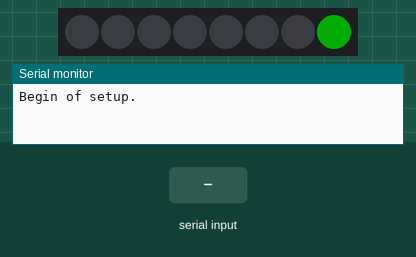
This sketch was run on a simulated Arduino Uno, built with avr-gcc and run on an emulated ATmega328P. Shown: 8 RGB LEDs in strip order, left to right, the last lines printed to the serial monitor. The test bench sets the inputs (shaded band). Dim RGB values are drawn brighter than linear.

Above: at 0.01 s.
At 0.36 s:
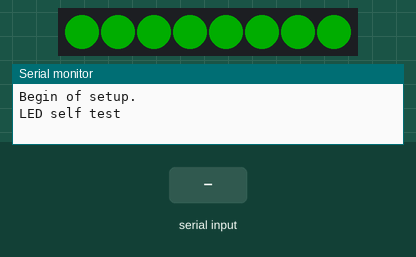
2.7 s: byte 30 received over Serial
4.2 s: byte 90 received over Serial
5.7 s: byte 120 received over Serial
Timing chart, 0 to 8.7 s (numbered marks = the images above; inputs shaded):
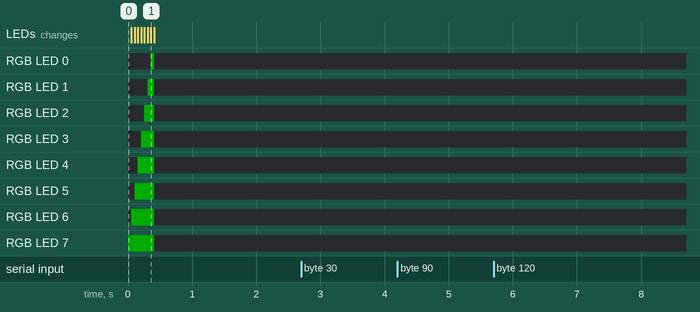

The sketch:

arduino.ino
```cpp
#include "Adafruit_NeoPixel.h"
#ifdef __AVR__
  #include <avr/power.h>
#endif

/*
Fixed length messages, 10 bytes long

Byte    Description

0       Always 0x02   (= begin of message)
1       Command
2-9     Parameters


Command     Description       Parameters

0x10        All OFF           None (all 00)
0x20        Selftest          None (all 00)
0x30        Setup one led     Position, Color
0x40        ProgressBar       Progress, Color
0x50        Set brightness    Brightness


Position = 1 byte (1 = the first LED, starting from the left)
Color =  3 bytes (R, G & B)
Brightness = 1 byte, percentage, between 0 and 100
Progress = 1 byte, percentage between 0 and 100


Examples

0x02 0x30 0x04 0x00 0xFF 0x00 0x00 0x00 0x00 0x00     = turn LED 4 to 100% green
0x02 0x40 0x50 0xFF 0x00 0x00 0x00 0x00 0x00 0x00     = show 50% progress bar (i.e 4 LEDs) in 100% red

*/

const int LEDCOUNT = 8;   // LED 7 is the first one on the left, LED 0 is the first one on the right
const int ARRAYSIZE = 10;
const int TIMEOUT = 2000; //in millisec

int inByte[ARRAYSIZE]= {0,0,0,0,0,0,0,0,0,0};    // for storing incoming serial bytes
int startByte = 0x02;                            // Every message begins with this
int i = 0;

Adafruit_NeoPixel leds = Adafruit_NeoPixel(8, 5, NEO_GRB + NEO_KHZ800);

void printRawData(byte b, int index)
{
  Serial.print(F("Index = "));
  Serial.print(index);
  Serial.print(F(" Value = ["));
  Serial.print(b, HEX);
  Serial.println(F("]"));
}

void resetArray()
{
   // Serial.println(F("Reset array"));
   for(int j=0;j<ARRAYSIZE;j++)
   {
      // Serial.print(j);
       inByte[j] = 0;
   };
   // Serial.println(F("Reset array completed"));
}

int receiveMessageFromDragon()
{
   long start_time = millis();
   int currentIndex = 0;
   resetArray();
   byte currentByte;

   while (true)
   {
      if ((millis() - start_time) > TIMEOUT)  // we should get a complete message in a short period of time
      {
        Serial.println(F("Error - communication lost..."));
	      return 2;
      };
      if (Serial.available() > 0)
      {
         currentByte = Serial.read();
         inByte[currentIndex] = currentByte;

         printRawData(currentByte, currentIndex);

         if (currentIndex == 0 && currentByte != startByte)  // a new message should always start with the specified start byte
         {
            Serial.println(F("Error - message should start with 0x02..."));
	          return 2;
         };
         if (currentIndex > (ARRAYSIZE - 1) )   // message looks longer than expected
         {
            Serial.println(F("Error - message looks longer than expected..."));
            return 4;
         };
         if (currentIndex == (ARRAYSIZE - 1) ) // message has been received as expected
         {
            Serial.println(F("Message received..."));
            return 0;  // full message received
         };
         currentIndex = currentIndex + 1;  // just keep going with parsing
      };
   };
}

void ledsTest()
{
  Serial.println(F("LED self test"));
  for (int i=7; i>=0; i--)
  {
     leds.setPixelColor(i, 0x00FF00);    // Full green
     leds.show();
     delay(50);
  };
  for (int i=7; i>=0; i--)
  {
     leds.setPixelColor(i, 0x000000);    // Full green
     leds.show();
  };
}

void ledsReset()
{
  Serial.println(F("LED reset"));
  for (int i=7; i>=0; i--)
  {
     leds.setPixelColor(i, 0x000000);   // all OFF
  }
  leds.show();
}

void setupOneLed()
{
  Serial.println(F("Setup one single LED"));
  leds.setPixelColor(inByte[2],inByte[3],inByte[4],inByte[5]);  // first parameter is between 0 and 9 and indicates which LED you are setting.
                                                                // next 3 parms are red/green/blue that vary between 0 (off) and 255 (full on)
  leds.show();
}

void showProgress()
{
  Serial.println(F("Progress bar"));
  for (int i=7; i>=0; i--)
  {
     leds.setPixelColor(i, 0x000000);   // all OFF
  }
  int upTo = map(inByte[2], 0, 100, 0, 7) - 1;
  // Serial.println(upTo);
  for (int i=7; i>=upTo; i--)
  {
     leds.setPixelColor(i, inByte[3], inByte[4], inByte[5]);
  }
  leds.show();
}

void setBrigthness()
{
  leds.setBrightness(inByte[2]);
  leds.show();
}

void processCommand()
{
   switch (inByte[1])
   {
      case 0x10:  // all OFF
	       ledsReset();
         break;
	    case 0x20:  // test all LEDs
	       ledsTest();
         break;
	    case 0x30:  // control a single LED
	       setupOneLed();
         break;
	    case 0x40:  //  control LED array as a it was a progress bar
	       showProgress();
         break;
      case 0x50:  // set brightness
         setBrigthness();
         break;
      default:
         Serial.println(F("Unknown command..."));
   };
}

void setup()
{
   Serial.begin(9600);
   Serial.println(F("Begin of setup."));
   leds.begin();
   leds.setBrightness(50);
   leds.show();
   ledsTest();
   delay(1000);
   Serial.println(F("Setup completed, now waiting for new messages..."));
}

void loop()
{
   while (Serial.available() > 0)
   {
     if (receiveMessageFromDragon() == 0) // message received and compliant with message type definition
     {
        processCommand();
        resetArray();
     };
  };
}
```
